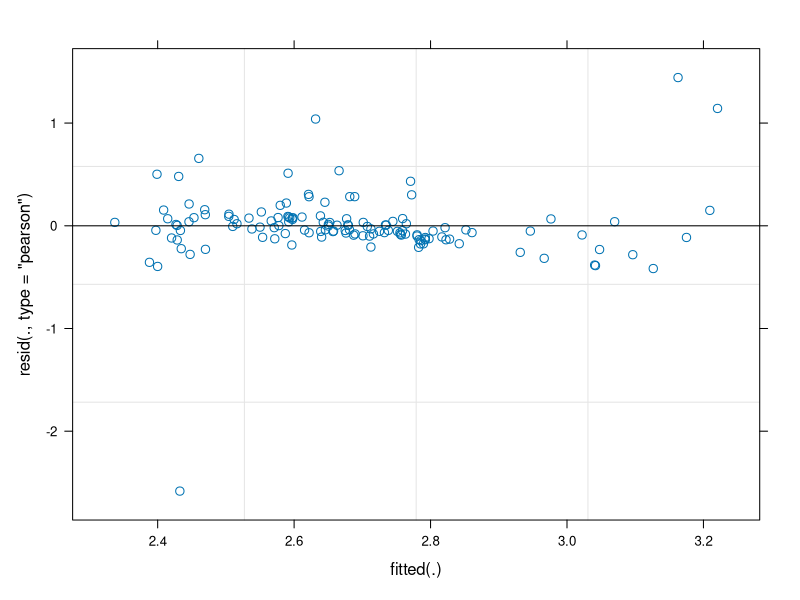
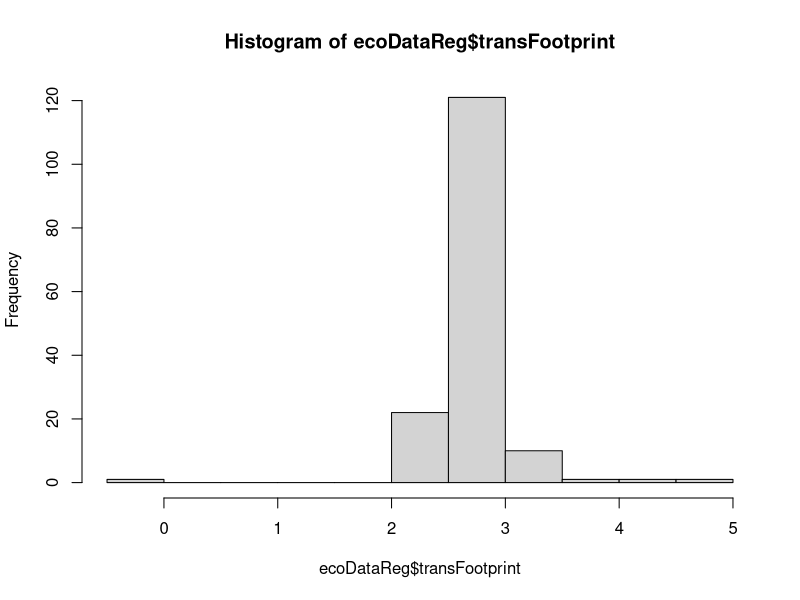
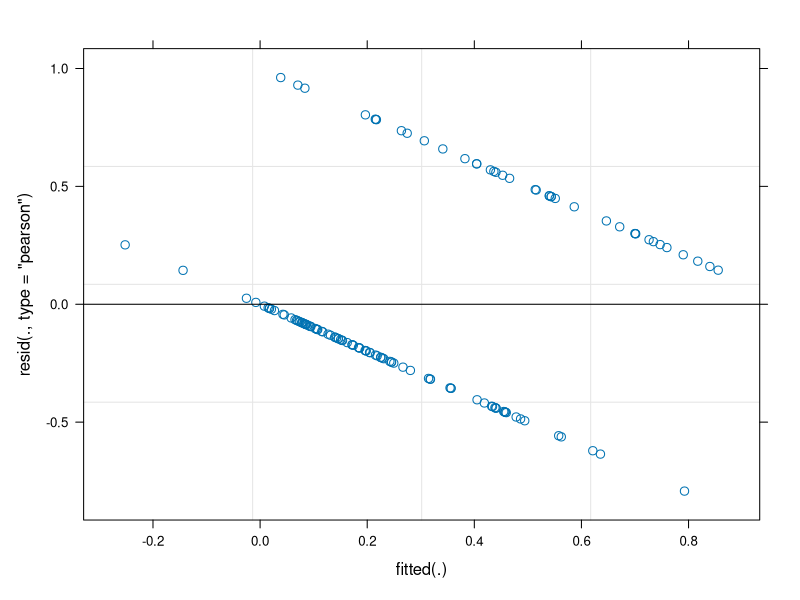

Generate these figures, in order, with R: (Note: this script raises an error after producing the figures.)
## ---- chunk 1
knitr::opts_chunk$set(echo = TRUE)
## ---- chunk 2
library(readr)
library(lme4)
library(dplyr)
library(car)

# Reading in data
ecoDataReg <- read_csv("ecoDataReg.csv")

# Reference: https://stats.stackexchange.com/questions/13166/rs-lmer-cheat-sheet
## ---- chunk 3
# Normal - Normal Hierarchy
normalNormal <- lmer(transFootprint ~ (1|continent) + 
                       log(population) + 
                       log(totalProduction) +
                       log(GDPperCapita) + 
                       totalGHG + log(HDI2015), 
                     data = ecoDataReg)
summary(normalNormal)
par(mfrow=c(1,1))
plot(normalNormal)

hist(ecoDataReg$transFootprint)
## ---- chunk 4
# Binomial - Normal Hierarchy
binomialNormal <- glmer(binomFootprint ~ (1|continent) + 
                       population + 
                       totalProduction +
                       GDPperCapita + 
                       totalProduction + 
                       totalGHG + HDI2015, 
                     data = ecoDataReg)
summary(binomialNormal)
plot(binomialNormal)
## ---- chunk 5
test <- mutate_at(.vars = c("population", "GDPperCapita", 
                            "totalProduction", "totalGHG", "HDI2015"), 
                  .funs = funs( as.numeric(scale(.) )))
## ---- chunk 6
# Model 1- Varying intercept
lmer1 <- lmer(log(netFootprint+15) ~ (1 + population|continent) + 
                (1 + totalProduction|continent) + 
                (1 + GDPperCapita|continent) + 
                (1 + HDI2015|continent) + population + 
                totalProduction + GDPperCapita + 
                HDI2015, data = ecoDataReg)

summary(lmer1)
plot(lmer1)
Anova(lmer1)

# Model 2
lmer2 <- lmer(log(netFootprint+15) ~ (1|continent) + 
                totalProduction + 
                (0 + totalProduction|continent) + 
                population + 
                (0 + population|continent) + 
                GDPperCapita + 
                (0 + GDPperCapita|continent) + 
                HDI2015 + 
                (0 + HDI2015|continent), data = ecoDataReg)
summary(lmer2)
plot(lmer2)
Anova(lmer2)

anova(lmer1, lmer2)
## ---- chunk 7
glmer1 <- glmer(binomFootprint ~ (1 + population|continent) + 
                  (1 + totalProduction|continent) + 
                  (1 + GDPperCapita|continent) + 
                  (1 + HDI2015|continent) + 
                  population + totalProduction + 
                  GDPperCapita + 
                  HDI2015, 
                data = ecoDataReg, family = binomial(link = "logit"))  
summary(glmer1)
plot(glmer1)

glmer2 <- glmer(log(netFootprint+15) ~ (1 + population|continent) + 
                  (1 + totalProduction|continent) + 
                  (1 + GDPperCapita|continent) + 
                  (1 + HDI2015|continent) + 
                  population + 
                  totalProduction + 
                  GDPperCapita + 
                  HDI2015, 
                data = ecoDataReg, 
                family = gaussian(link = "identity"))  
summary(glmer2)
plot(glmer2)
